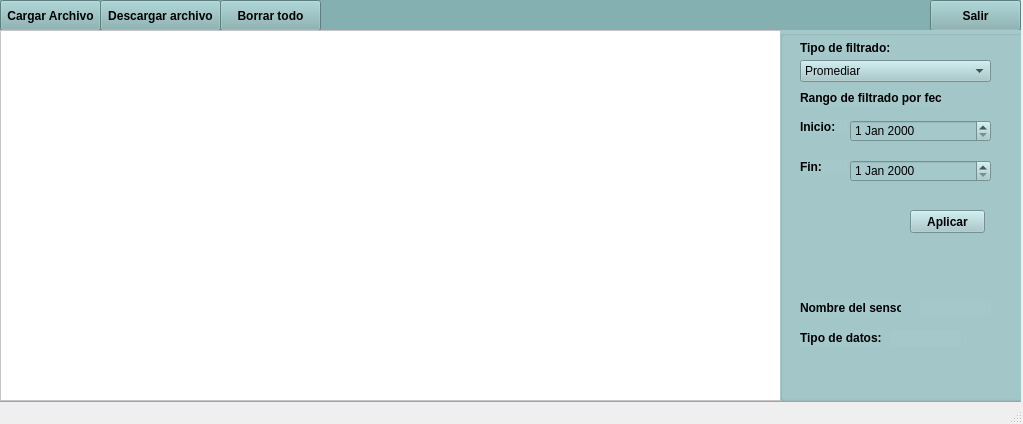
<?xml version="1.0" encoding="UTF-8"?>
<ui version="4.0">
 <class>MainWindow</class>
 <widget class="QMainWindow" name="MainWindow">
  <property name="geometry">
   <rect>
    <x>0</x>
    <y>0</y>
    <width>1023</width>
    <height>424</height>
   </rect>
  </property>
  <property name="windowTitle">
   <string>MainWindow</string>
  </property>
  <widget class="QWidget" name="centralwidget">
   <widget class="QWidget" name="widget" native="true">
    <property name="geometry">
     <rect>
      <x>0</x>
      <y>0</y>
      <width>1021</width>
      <height>491</height>
     </rect>
    </property>
    <property name="styleSheet">
     <string notr="true">background: rgb(132, 176, 177);</string>
    </property>
    <widget class="QPushButton" name="ButtonCargar">
     <property name="geometry">
      <rect>
       <x>0</x>
       <y>0</y>
       <width>101</width>
       <height>31</height>
      </rect>
     </property>
     <property name="styleSheet">
      <string notr="true">background: rgb(132, 176, 177);
border-color: rgb(0, 0, 0);
font: 75 8pt &quot;MS Shell Dlg 2&quot;;
font-weight: bold;
</string>
     </property>
     <property name="text">
      <string>Cargar Archivo</string>
     </property>
    </widget>
    <widget class="QPushButton" name="ButtoBorrarTodo">
     <property name="geometry">
      <rect>
       <x>220</x>
       <y>0</y>
       <width>101</width>
       <height>31</height>
      </rect>
     </property>
     <property name="styleSheet">
      <string notr="true">background: rgb(132, 176, 177);
font-weight: bold;

</string>
     </property>
     <property name="text">
      <string>Borrar todo</string>
     </property>
    </widget>
    <widget class="QPushButton" name="ButtonDescargar">
     <property name="geometry">
      <rect>
       <x>100</x>
       <y>0</y>
       <width>121</width>
       <height>31</height>
      </rect>
     </property>
     <property name="styleSheet">
      <string notr="true">background: rgb(132, 176, 177);
font-weight: bold;
</string>
     </property>
     <property name="text">
      <string>Descargar archivo</string>
     </property>
    </widget>
    <widget class="QPushButton" name="pushButton_">
     <property name="geometry">
      <rect>
       <x>930</x>
       <y>0</y>
       <width>91</width>
       <height>31</height>
      </rect>
     </property>
     <property name="styleSheet">
      <string notr="true">background: rgb(132, 176, 177);
border-color: rgb(0, 0, 0);
font-weight: bold;
</string>
     </property>
     <property name="text">
      <string>Salir</string>
     </property>
    </widget>
    <widget class="QGraphicsView" name="graphicsView">
     <property name="geometry">
      <rect>
       <x>0</x>
       <y>30</y>
       <width>781</width>
       <height>371</height>
      </rect>
     </property>
     <property name="styleSheet">
      <string notr="true">background: rgb(255, 255, 255);
border-color: rgb(0, 0, 0)</string>
     </property>
    </widget>
    <widget class="QGroupBox" name="groupBox">
     <property name="geometry">
      <rect>
       <x>780</x>
       <y>30</y>
       <width>251</width>
       <height>371</height>
      </rect>
     </property>
     <property name="styleSheet">
      <string notr="true">background: rgb(165, 200, 202)</string>
     </property>
     <property name="title">
      <string/>
     </property>
     <widget class="QComboBox" name="comboBoxTipo">
      <property name="geometry">
       <rect>
        <x>20</x>
        <y>30</y>
        <width>191</width>
        <height>22</height>
       </rect>
      </property>
      <item>
       <property name="text">
        <string>Promediar</string>
       </property>
      </item>
      <item>
       <property name="text">
        <string>Filtro de Kalmann</string>
       </property>
      </item>
      <item>
       <property name="text">
        <string>Limpiar</string>
       </property>
      </item>
      <item>
       <property name="text">
        <string>Interpolación</string>
       </property>
      </item>
     </widget>
     <widget class="QLabel" name="label">
      <property name="geometry">
       <rect>
        <x>20</x>
        <y>60</y>
        <width>141</width>
        <height>16</height>
       </rect>
      </property>
      <property name="styleSheet">
       <string notr="true">font-weight: bold;
</string>
      </property>
      <property name="text">
       <string>Rango de filtrado por fecha:</string>
      </property>
     </widget>
     <widget class="QLabel" name="label_2">
      <property name="geometry">
       <rect>
        <x>20</x>
        <y>10</y>
        <width>91</width>
        <height>16</height>
       </rect>
      </property>
      <property name="styleSheet">
       <string notr="true">font-weight: bold;
</string>
      </property>
      <property name="text">
       <string>Tipo de filtrado:</string>
      </property>
     </widget>
     <widget class="QDateEdit" name="InicialDate">
      <property name="geometry">
       <rect>
        <x>70</x>
        <y>90</y>
        <width>141</width>
        <height>22</height>
       </rect>
      </property>
     </widget>
     <widget class="QLabel" name="label_3">
      <property name="geometry">
       <rect>
        <x>20</x>
        <y>90</y>
        <width>47</width>
        <height>13</height>
       </rect>
      </property>
      <property name="styleSheet">
       <string notr="true">font-weight: bold;
</string>
      </property>
      <property name="text">
       <string>Inicio:</string>
      </property>
     </widget>
     <widget class="QLabel" name="label_4">
      <property name="geometry">
       <rect>
        <x>20</x>
        <y>130</y>
        <width>47</width>
        <height>13</height>
       </rect>
      </property>
      <property name="styleSheet">
       <string notr="true">font-weight: bold;
</string>
      </property>
      <property name="text">
       <string>Fin:</string>
      </property>
     </widget>
     <widget class="QDateEdit" name="FinalDate">
      <property name="geometry">
       <rect>
        <x>70</x>
        <y>130</y>
        <width>141</width>
        <height>22</height>
       </rect>
      </property>
     </widget>
     <widget class="QLabel" name="label_5">
      <property name="geometry">
       <rect>
        <x>20</x>
        <y>270</y>
        <width>101</width>
        <height>16</height>
       </rect>
      </property>
      <property name="styleSheet">
       <string notr="true">font-weight: bold;
</string>
      </property>
      <property name="text">
       <string>Nombre del sensor:</string>
      </property>
     </widget>
     <widget class="QLabel" name="label_6">
      <property name="geometry">
       <rect>
        <x>20</x>
        <y>300</y>
        <width>81</width>
        <height>16</height>
       </rect>
      </property>
      <property name="styleSheet">
       <string notr="true">font-weight: bold;
</string>
      </property>
      <property name="text">
       <string>Tipo de datos:</string>
      </property>
     </widget>
     <widget class="QLabel" name="LabelNombreSensor">
      <property name="geometry">
       <rect>
        <x>140</x>
        <y>270</y>
        <width>71</width>
        <height>16</height>
       </rect>
      </property>
      <property name="text">
       <string/>
      </property>
     </widget>
     <widget class="QLabel" name="LabelTipodeDato">
      <property name="geometry">
       <rect>
        <x>110</x>
        <y>300</y>
        <width>71</width>
        <height>16</height>
       </rect>
      </property>
      <property name="text">
       <string/>
      </property>
     </widget>
     <widget class="QPushButton" name="ButtonAplicar">
      <property name="geometry">
       <rect>
        <x>130</x>
        <y>180</y>
        <width>75</width>
        <height>23</height>
       </rect>
      </property>
      <property name="styleSheet">
       <string notr="true">font-weight: bold;
</string>
      </property>
      <property name="text">
       <string>Aplicar</string>
      </property>
     </widget>
    </widget>
   </widget>
  </widget>
  <widget class="QStatusBar" name="statusbar"/>
 </widget>
 <resources/>
 <connections/>
</ui>
